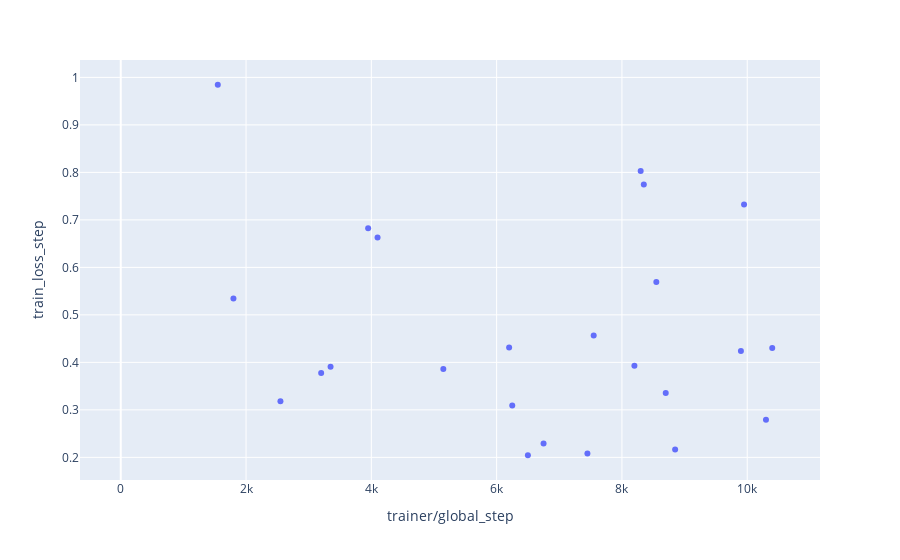
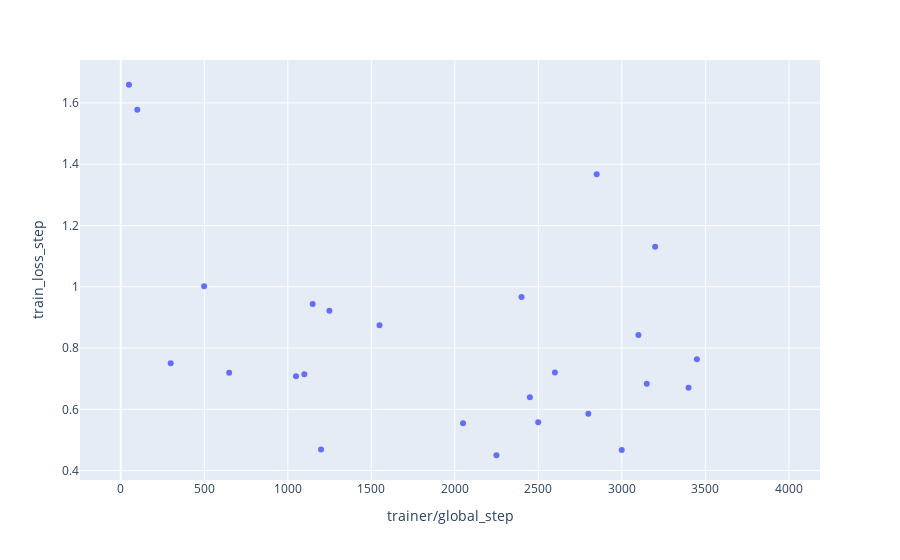
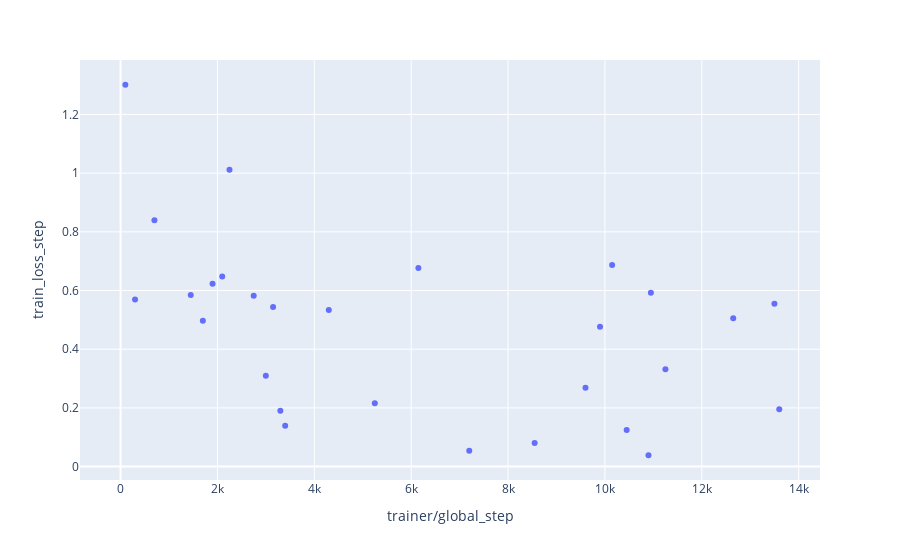

Here is the notebook cell these charts were saved with, in order:
### Code cell
summary_list, config_list, name_list = [], [], []
for run in runs:
    if run.state == 'finished':
        df = run.history()
        
        px.scatter(df, x='trainer/global_step', y='train_loss_step').show()

### Figure 1 — Plotly figure (JSON) as saved in the notebook; plotly's stock layout.template omitted (floating-point values rounded to 4 significant figures; data arrays with more than 128 entries replaced by an {"elided": "..."} marker saying what was removed)
{"data": [{"hovertemplate": "trainer/global_step=%{x}<br>train_loss_step=%{y}<extra></extra>", "legendgroup": "", "marker": {"color": "#636efa", "symbol": "circle"}, "mode": "markers", "name": "", "orientation": "v", "showlegend": false, "type": "scatter", "x": {"elided": "526 int values"}, "xaxis": "x", "y": {"elided": "526 float values"}, "yaxis": "y"}], "layout": {"legend": {"tracegroupgap": 0}, "margin": {"t": 60}, "xaxis": {"anchor": "y", "domain": [0, 1], "title": {"text": "trainer/global_step"}}, "yaxis": {"anchor": "x", "domain": [0, 1], "title": {"text": "train_loss_step"}}}}

### Figure 2 — Plotly figure (JSON) as saved in the notebook; plotly's stock layout.template omitted (floating-point values rounded to 4 significant figures; data arrays with more than 128 entries replaced by an {"elided": "..."} marker saying what was removed)
{"data": [{"hovertemplate": "trainer/global_step=%{x}<br>train_loss_step=%{y}<extra></extra>", "legendgroup": "", "marker": {"color": "#636efa", "symbol": "circle"}, "mode": "markers", "name": "", "orientation": "v", "showlegend": false, "type": "scatter", "x": {"elided": "495 int values"}, "xaxis": "x", "y": {"elided": "495 float values"}, "yaxis": "y"}], "layout": {"legend": {"tracegroupgap": 0}, "margin": {"t": 60}, "xaxis": {"anchor": "y", "domain": [0, 1], "title": {"text": "trainer/global_step"}}, "yaxis": {"anchor": "x", "domain": [0, 1], "title": {"text": "train_loss_step"}}}}

### Figure 3 — Plotly figure (JSON) as saved in the notebook; plotly's stock layout.template omitted (floating-point values rounded to 4 significant figures; data arrays with more than 128 entries replaced by an {"elided": "..."} marker saying what was removed)
{"data": [{"hovertemplate": "trainer/global_step=%{x}<br>train_loss_step=%{y}<extra></extra>", "legendgroup": "", "marker": {"color": "#636efa", "symbol": "circle"}, "mode": "markers", "name": "", "orientation": "v", "showlegend": false, "type": "scatter", "x": {"elided": "498 int values"}, "xaxis": "x", "y": {"elided": "498 float values"}, "yaxis": "y"}], "layout": {"legend": {"tracegroupgap": 0}, "margin": {"t": 60}, "xaxis": {"anchor": "y", "domain": [0, 1], "title": {"text": "trainer/global_step"}}, "yaxis": {"anchor": "x", "domain": [0, 1], "title": {"text": "train_loss_step"}}}}
